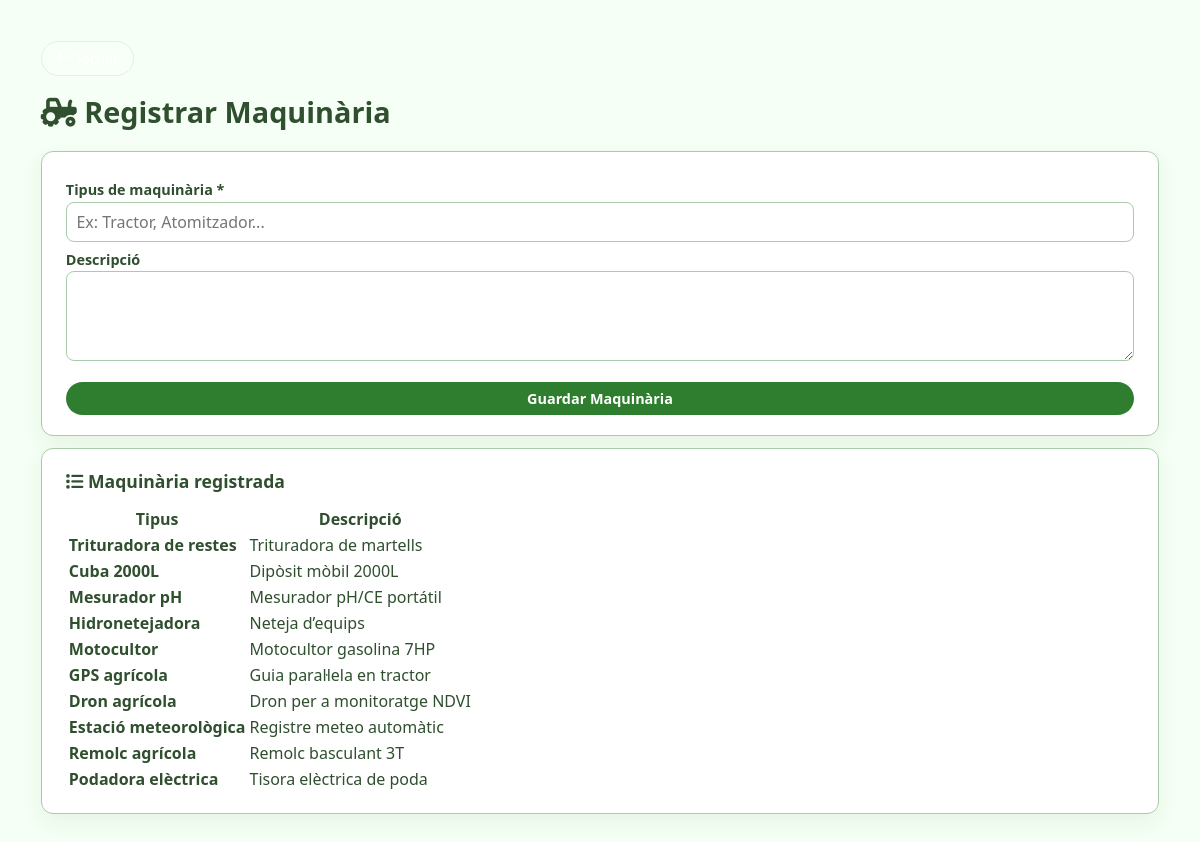
/maquinaria.php (signed in), run on the app's committed database.
### tables this page shows
CREATE TABLE `equip` (
  `id_equip` int(11) NOT NULL AUTO_INCREMENT,
  `tipus` varchar(100) NOT NULL,
  `descripcio` text DEFAULT NULL,
  PRIMARY KEY (`id_equip`)
);

### HTML/maquinaria.php (the view, shortened to what this page needs)
<?php
$conn = db_connect();
$maquinaria = $conn->query("SELECT * FROM equip ORDER BY id_equip DESC LIMIT 10");
?>
<!DOCTYPE html>
<html lang="ca">
<head>
<link rel="stylesheet" href="styles.css">
<link rel="stylesheet" href="https://cdnjs.cloudflare.com/ajax/libs/font-awesome/6.5.1/css/all.min.css">
</head>
<body>
<div class="page">
    <div class="mb-2">
        <a href="javascript:history.back()" class="btn btn-ghost">
            <i class="fa-solid fa-arrow-left"></i> Tornar
        </a>
    </div>
<div class="page-header">
  <h2><i class="fa-solid fa-tractor"></i> Registrar Maquinària</h2>
</div>
<div class="panel">
<form action="../PHP/guardar_maquinaria.php" method="post">
    <div class="mb-1">
        <label>Tipus de maquinària *</label>
        <input type="text" name="tipus" required class="w-full" placeholder="Ex: Tractor, Atomitzador...">
    </div>
    <div class="mb-2">
        <label>Descripció</label>
        <textarea name="descripcio" class="w-full" rows="3"></textarea>
    </div>
    <button type="submit" class="btn btn-primary btn-full">Guardar Maquinària</button>
</form>
</div>
<div class="panel mt-3">
    <h2 class="panel-title"><i class="fa-solid fa-list"></i> Maquinària registrada</h2>
    <?php if ($maquinaria->num_rows === 0): ?>
        <p class="page-subtitle">No hi ha maquinària registrada.</p>
    <?php else: ?>
        <table>
            <thead>
                <tr>
                    <th>Tipus</th>
                    <th>Descripció</th>
                </tr>
            </thead>
            <tbody>
                <?php while ($m = $maquinaria->fetch_assoc()): ?>
                <tr>
                    <td><strong><?= htmlspecialchars($m['tipus']) ?></strong></td>
                    <td><?= htmlspecialchars($m['descripcio'] ?? '—') ?></td>
                </tr>
                <?php endwhile; ?>
            </tbody>
        </table>
    <?php endif; ?>
</div>
</div>
</body>
</html>

### HTML/styles.css (style rules this page uses)
*, *::before, *::after { box-sizing: border-box; }
html, body { margin: 0; padding: 0; }
body { font-family: system-ui, -apple-system, BlinkMacSystemFont, "Segoe UI", sans-serif; background: #f0f4f0; color: #2f4f2f; }
body:not(.app-layout-body) { padding: 1.5rem; min-height: 100vh; background: #f5fff5; }
.page { max-width: 1600px; margin: 0 auto; padding: clamp(1rem, 1.4vw, 1.5rem); color: #2f4f2f; }
.page-header { margin-bottom: 1.25rem; }
.page-header h1, .page-header h2 { margin: 0; font-size: 1.8rem; color: #2f4f2f; }
.panel { background: #ffffff; border-radius: 0.75rem; padding: 1.25rem 1.5rem; border: 1px solid #aacbaa; box-shadow: 0 8px 20px rgba(47, 125, 47, 0.08); }
.panel-title { margin: 0 0 0.75rem; font-size: 1.1rem; color: #2f4f2f; }
form { display: block; width: 100%; }
label { font-weight: 600; font-size: 0.9rem; color: #2f4f2f; display: block; margin-top: 0.5rem; margin-bottom: 0.15rem; }
input, textarea, select { width: 100%; padding: 0.5rem 0.6rem; border-radius: 0.5rem; border: 1px solid #aacbaa; font: inherit; color: inherit; background-color: #ffffff; }
textarea { min-height: 90px; resize: vertical; }
.btn { display: inline-flex; align-items: center; justify-content: center; padding: 0.45rem 0.9rem; border-radius: 999px; border: none; font-size: 0.9rem; cursor: pointer; text-decoration: none; gap: 0.35rem; }
.btn-primary { background: #2f7d2f; color: #ffffff; }
.btn-ghost { background: rgba(255, 255, 255, 0.3); border: 1px solid #e0f2e0; color: #ffffff; }
.btn-full { width: 100%; }
button { font: inherit; }
form button { background: #2f7d2f; color: #ffffff; border: 1px solid #2f7d2f; padding: 0.6rem 0.75rem; border-radius: 0.5rem; cursor: pointer; font-weight: 600; transition: background 0.15s ease, border-color 0.15s ease; }
.mb-1 { margin-bottom: 0.5rem; }
.mb-2 { margin-bottom: 1rem; }
.w-full { width: 100%; }
.mt-3 { margin-top: 0.75rem; }

### data on the page
equip: tipus "Trituradora de restes", descripcio "Trituradora de martells"
equip: tipus "Cuba 2000L", descripcio "Dipòsit mòbil 2000L"
equip: tipus "Mesurador pH", descripcio "Mesurador pH/CE portátil"
equip: tipus "Hidronetejadora", descripcio "Neteja d’equips"
equip: tipus "Motocultor", descripcio "Motocultor gasolina 7HP"
equip: tipus "GPS agrícola", descripcio "Guia paral·lela en tractor"
equip: tipus "Dron agrícola", descripcio "Dron per a monitoratge NDVI"
equip: tipus "Estació meteorològica", descripcio "Registre meteo automàtic"
equip: tipus "Remolc agrícola", descripcio "Remolc basculant 3T"
equip: tipus "Podadora elèctrica", descripcio "Tisora elèctrica de poda"
